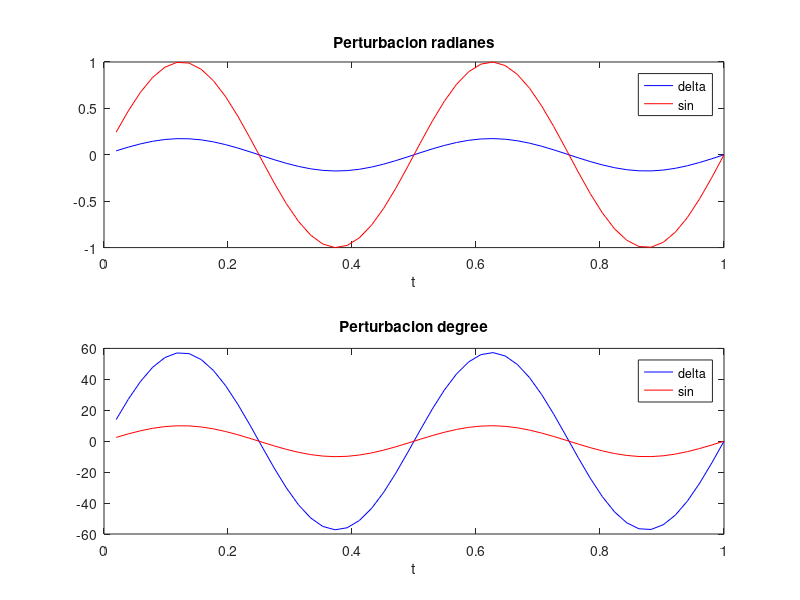
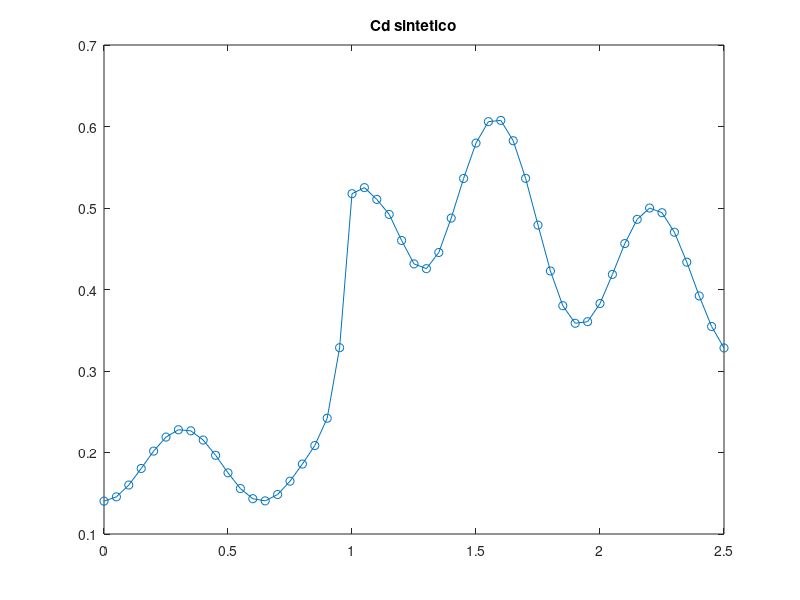
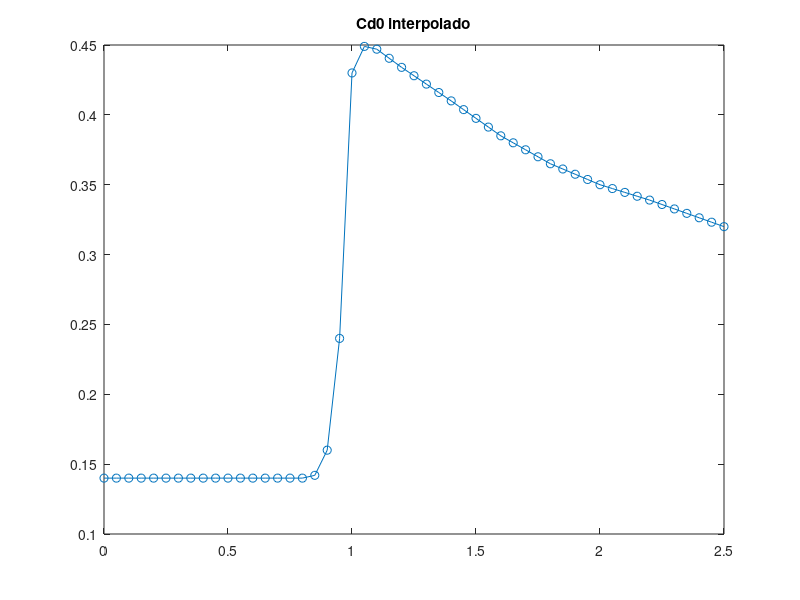
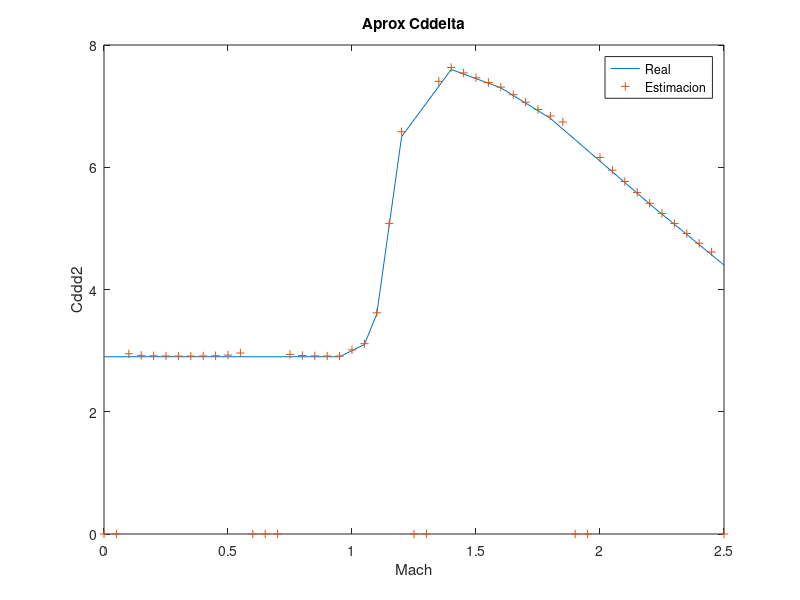

These figures' MATLAB source, in order:
clear all;close all;
% Caso Sintético - Cd manufacturado
% Datos
% Cd0
M = [0, 0.8, 0.85, 0.9, 0.95, 1.0, 1.05, 1.1, 1.2, 1.4, 1.6, 1.8, 2.0, 2.2, 2.5];
Cd0_exp = [0.14, 0.14, 0.142, 0.16, 0.24, 0.43, 0.449, 0.447, 0.434, 0.41, 0.385, 0.365, 0.35, 0.339, 0.32];

% Cdd2
Md2 = [0, 0.95, 1, 1.05, 1.1, 1.2, 1.4, 1.6, 1.8, 2.0, 2.2, 2.5];
Cdd2_exp = [2.9, 2.9, 3.0, 3.1, 3.6, 6.5, 7.6, 7.3, 6.8, 6.1, 5.4, 4.4];

% Cd = Cd0 + Cdd2 * delta^2

% Rango de Mach
mach = [2.5:-0.05:0]; % xq lo hace decreciente?
% Tiempo
t = [1/length(mach):1/length(mach):1];
% Ang de ataque max 10 grad
amax = 10*pi/180;% amax = deg2rad(10) convert degree2radiands
% Variación ang ataque vs tiempo +-10 grad
delta = amax*sin(4*t*pi); % delta rad
delta_deg = rad2deg(delta); % delta degree
sin_deg = rad2deg(delta/amax);
%figure
%plot(t,delta)

% Calculo Cd + una perturbación en los coef
Cd = (interp1(M, Cd0_exp, mach)+rand(1)*5e-4) + (interp1(Md2, Cdd2_exp, mach)+rand(1)*5e-4).*delta.^2;

% Interp del Cd0_exp(M) en func del vector mach, en realdiad tendria que ser Cd0 de otra corrida
Cd0_exp_interp =  interp1(M, Cd0_exp, mach);

x = Cd - Cd0_exp_interp;
Cddelta = zeros(1,length(x));

% Calculo de Cddelta solo si delta > 0.5 grad
for i = 1:length(x)
  if(x(i) > 0.5*pi/180)
    Cddelta(i) = (Cd(i) - Cd0_exp_interp(i)) / delta(i)^2;
  endif
endfor

% Figures
figure();subplot(2,1,1);plot(t,delta,'b',t,delta/amax,'r');title('Perturbacion radianes');legend('delta','sin');xlabel('t');subplot(2,1,2);plot(t,sin_deg,'b',t,delta_deg,'r');title('Perturbacion degree');legend('delta','sin');xlabel('t');print -dpng Figures/Perturbaciones_angulares.png
figure();plot(mach,Cd,'o-');title('Cd sintetico');print -dpng Figures/Cd_sintetico.png
figure();plot(mach,Cd0_exp_interp,'o-');title('Cd0 interpolado');print -dpng Figures/Cd0_interpolado.png
figure();plot(Md2,Cdd2_exp,mach,Cddelta,'+');title('Aprox Cddelta');legend('Real','Estimacion');xlabel('Mach');ylabel('Cddd2');print -dpng Figures/Aprox_Cdd2.png
